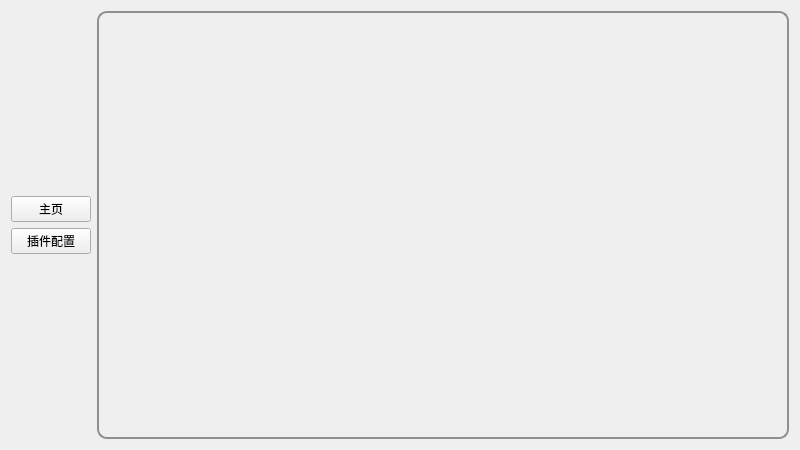
<?xml version="1.0" encoding="UTF-8"?>
<ui version="4.0">
 <class>MainWindow</class>
 <widget class="QWidget" name="MainWindow">
  <property name="geometry">
   <rect>
    <x>0</x>
    <y>0</y>
    <width>800</width>
    <height>450</height>
   </rect>
  </property>
  <property name="windowTitle">
   <string>ECNU校园插件</string>
  </property>
  <layout class="QVBoxLayout" name="verticalLayout">
   <item>
    <layout class="QHBoxLayout" name="majorHorizontal">
     <item>
      <layout class="QVBoxLayout" name="pageSelectArea">
       <property name="spacing">
        <number>6</number>
       </property>
       <item>
        <spacer name="verticalSpacer">
         <property name="orientation">
          <enum>Qt::Orientation::Vertical</enum>
         </property>
         <property name="sizeHint" stdset="0">
          <size>
           <width>20</width>
           <height>40</height>
          </size>
         </property>
        </spacer>
       </item>
       <item>
        <widget class="QPushButton" name="homePageBtn">
         <property name="text">
          <string>主页</string>
         </property>
        </widget>
       </item>
       <item>
        <widget class="QPushButton" name="pluginPageBtn">
         <property name="text">
          <string>插件配置</string>
         </property>
        </widget>
       </item>
       <item>
        <spacer name="verticalSpacer_2">
         <property name="orientation">
          <enum>Qt::Orientation::Vertical</enum>
         </property>
         <property name="sizeHint" stdset="0">
          <size>
           <width>20</width>
           <height>40</height>
          </size>
         </property>
        </spacer>
       </item>
      </layout>
     </item>
     <item>
      <widget class="QStackedWidget" name="pageContainer">
       <property name="styleSheet">
        <string notr="true">QStackedWidget {
    border: 2px solid #909090;
    border-radius: 10px;
}</string>
       </property>
       <property name="currentIndex">
        <number>0</number>
       </property>
       <widget class="QWidget" name="homePage"/>
       <widget class="QWidget" name="pluginPage"/>
      </widget>
     </item>
    </layout>
   </item>
  </layout>
 </widget>
 <resources/>
 <connections/>
</ui>
